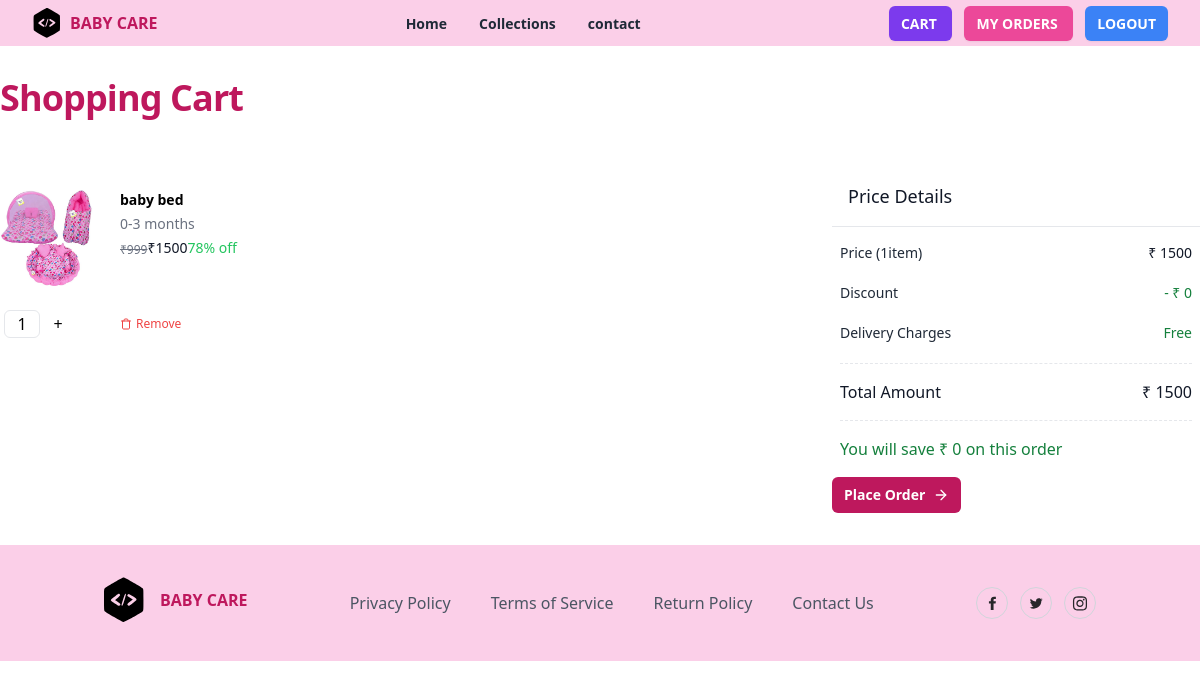
Page /carts/all/ (signed in) on the committed database.
### lullaby/models.py (models this page shows, shortened)
class BasketItem(models.Model):
    basket_object = models.ForeignKey(Basket, on_delete=models.CASCADE,related_name="cartitems")
    product_object = models.ForeignKey(Product, on_delete=models.CASCADE)
    size_object = models.ForeignKey(Size, on_delete=models.CASCADE)
    quantity = models.PositiveIntegerField(default=1)
    created_date = models.DateTimeField(auto_now_add=True)
    updated_date = models.DateTimeField(auto_now=True)
    is_active = models.BooleanField(default=True)
    is_order_placed=models.BooleanField(default=False)
    @property
    def total_amount(self):
        return self.product_object.price*self.quantity

class Product(models.Model):
    title = models.CharField(max_length=200)
    description = models.TextField(null=True, blank=True)
    size_object = models.ManyToManyField(Size,blank=True)
    category_object = models.ForeignKey(Category, on_delete=models.CASCADE)
    brand_object = models.ForeignKey(Brand, on_delete=models.CASCADE,blank=True)
    image = models.ImageField(upload_to='product_images', null=True, blank=True, default='product_images/default.jpg')
    price = models.PositiveIntegerField()
    tag_object=models.ManyToManyField(Tag)
    created_date = models.DateTimeField(auto_now_add=True)
    updated_date = models.DateTimeField(auto_now=True)
    is_active = models.BooleanField(default=True)

class Size(models.Model):
    name = models.CharField(max_length=100, unique=True)
    created_date = models.DateTimeField(auto_now_add=True)
    updated_date = models.DateTimeField(auto_now=True)
    is_active = models.BooleanField(default=True)

class Basket(models.Model):
    owner = models.OneToOneField(User, on_delete=models.CASCADE,related_name="cart")
    created_date = models.DateTimeField(auto_now_add=True)
    updated_date = models.DateTimeField(auto_now=True)
    is_active = models.BooleanField(default=True)
    @property
    def cart_item_count(self):
        return self.cartitems.filter(is_order_placed=False).count()
    @property
    def cart_total(self):
        basket_items=self.cartitems.filter(is_order_placed=False)
        total_price=0
        if basket_items:
            for bi in basket_items:
                total_price+=bi.total_amount
        return total_price

### lullaby/views.py (the view)
# urls.py: path('carts/all/',views.CartSummaryView.as_view(),name='cart-summary'),
class CartSummaryView(View):
    def get(self,request,*args, **kwargs):
        qs=request.user.cart.cartitems.filter(is_order_placed=False)
        return render(request,"cart_list.html",{"data":qs})

### lullaby/templates/cart_list.html (shortened to what this page needs)
{%extends 'base.html'%}
{%block main_block%}
<div class="mx-auto max-w-7xl px-2 lg:px-0">
  <div class="mx-auto max-w-2xl py-8 lg:max-w-7xl">
    <h1 class="text-3xl font-bold tracking-tight text-pink-700 sm:text-4xl">
      Shopping Cart
    </h1>
    {%if data%}
    <div class="mt-12 lg:grid lg:grid-cols-12 lg:items-start lg:gap-x-12 xl:gap-x-16">
      <section aria-labelledby="cart-heading" class="rounded-lg bg-white lg:col-span-8">
        <ul role="list" class="divide-y divide-gray-200">
          {%for bi in data%}
          <div class="">
            <li class="flex py-6 sm:py-6 ">
              <div class="flex-shrink-0">
                <img src="{{bi.product_object.image.url}}" alt="Nike Air Max 90"
                  class="sm:h-38 sm:w-38 h-24 w-24 rounded-md object-contain object-center" />
              </div>
              <div class="ml-4 flex flex-1 flex-col justify-between sm:ml-6">
                <div class="relative pr-9 sm:grid sm:grid-cols-2 sm:gap-x-6 sm:pr-0">
                  <div>
                    <div class="flex justify-between">
                      <h3 class="text-sm">
                        <a href="{%url 'product-detail' bi.product_object.id%}" class="font-semibold text-black">
                          {{bi.product_object.title}}
                        </a>
                      </h3>
                    </div>
                    <div class="mt-1 flex text-sm">
                      <p class="text-sm text-gray-500">{{bi.size_object.name}}</p>
                    </div>
                    <div class="mt-1 flex items-end">
                      <p class="text-xs font-medium text-gray-500 line-through">
                        ₹999
                      </p>
                      <p class="text-sm font-medium text-gray-900"> ₹{{bi.total_amount}} </p>
                      <p class="text-sm font-medium text-green-500">78% off</p>
                    </div>
                  </div>
                </div>
              </div>
            </li>
            <div class="mb-2 flex">
              <form action="{%url 'quantity-update' bi.id%}" method="post">
                <div class="min-w-24 flex">
                  <input type="text" class="mx-1 h-7 w-9 rounded-md border text-center" value="{{bi.quantity}}" />
                  {%if bi.quantity != 3%}
                  <button type="submit" class="flex h-7 w-7 items-center justify-center" name="action"
                    value="increment"> +
                  </button>
                  {%endif%}
                </div>
              </form>
              <div class="ml-6 flex text-sm">
                <a href="{%url 'cart-remove' bi.id%}" class="flex items-center space-x-1 px-2 py-1 pl-0">
                  <span class="text-xs font-medium text-red-500">Remove</span>
                </a>
              </div>
            </div>
          </div>
          {%endfor%}
        </ul>
      </section>
      <section aria-labelledby="summary-heading" class="mt-16 rounded-md bg-white lg:col-span-4 lg:mt-0 lg:p-0">
        <h2 id="summary-heading" class=" border-b border-gray-200 px-4 py-3 text-lg font-medium text-gray-900 sm:p-4">
          Price Details
        </h2>
        <div>
          <dl class=" space-y-1 px-2 py-4">
            <div class="flex items-center justify-between">
              <dt class="text-sm text-gray-800">Price ({{request.user.cart.cart_item_count}}item)</dt>
              <dd class="text-sm font-medium text-gray-900">₹ {{request.user.cart.cart_total}}</dd>
            </div>
            <div class="flex items-center justify-between pt-4">
              <dt class="flex items-center text-sm text-gray-800">
                <span>Discount</span>
              </dt>
              <dd class="text-sm font-medium text-green-700">- ₹ 0</dd>
            </div>
            <div class="flex items-center justify-between py-4">
              <dt class="flex text-sm text-gray-800">
                <span>Delivery Charges</span>
              </dt>
              <dd class="text-sm font-medium text-green-700">Free</dd>
            </div>
            <div class="flex items-center justify-between border-y border-dashed py-4 ">
              <dt class="text-base font-medium text-gray-900">Total Amount</dt>
              <dd class="text-base font-medium text-gray-900">₹ {{request.user.cart.cart_total}}</dd>
            </div>
          </dl>
          <div class="px-2 pb-4 font-medium text-green-700">
            You will save ₹ 0 on this order
          </div>
          <div>
            <a href="{%url 'place-order'%}"
              class="inline-flex items-center rounded-md bg-pink-700 px-3 py-2 text-sm font-semibold text-white hover:bg-black/80">
              Place Order
              <svg xmlns="http://www.w3.org/2000/svg" width="24" height="24" viewBox="0 0 24 24" fill="none"
                stroke="currentColor" stroke-width="2" stroke-linecap="round" stroke-linejoin="round"
                class="ml-2 h-4 w-4">
                <line x1="5" y1="12" x2="19" y2="12"></line>
                <polyline points="12 5 19 12 12 19"></polyline>
              </svg>
            </a>
          </div>
        </div>
      </section>
    </div>
    {%endif%}
  </div>
</div>
{%endblock%}

### rows in the picture
BasketItem: product_object.image (picture), product_object "baby bed", size_object.name "0-3 months", total_amount "1500", quantity "1"

### other values in the picture
{{ request.user.cart.cart_item_count }} "1"
{{ request.user.cart.cart_total }} "1500"
